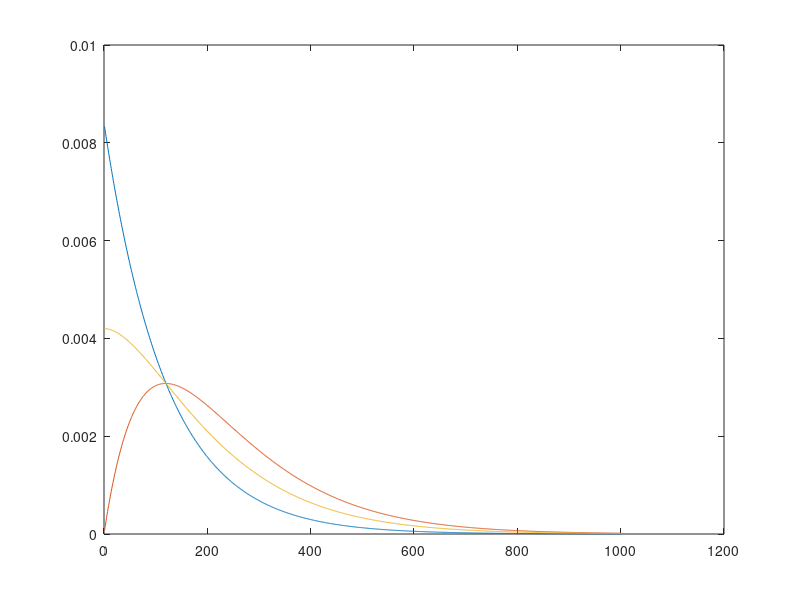

Source code (MATLAB): (Note: this script raises an error after producing the figure.)
x = [1; zeros(1000,1)];
a = 1-1/120;
y1 = filter(1-a,[1, -a],x);
y2 = filter(1-a,[1, -a],filter(1-a,[1, -a],x));
plot([y1 y2 (y1 + y2)/2])

%%
yzv=yangzhang(cat(3,Open,High,Low,Close), Config.yz_tau);
yz = sqrt(yzv([1 1:end-1],:));
dZ = [nan(1,size(Close,2)) ; diff(lvcf(Close))]./yz;
corrMat_t = estCorrMat(dZ, 100, 'EMA'); %has paramters
%corrMat_tm1 = cat(3, corrMat_t(:,:,1), corrMat_t(:,:,1:end-1));
figure(1), hold on
plot(squeeze(corrMat_t(36,19,:)))
corrMat_t = estCorrMat(dZ, 100, 'dEMA');
plot(squeeze(corrMat_t(36,19,:)))
corrMat_t = estCorrMat(dZ, 100, 'avgEMA');
plot(squeeze(corrMat_t(36,19,:)))